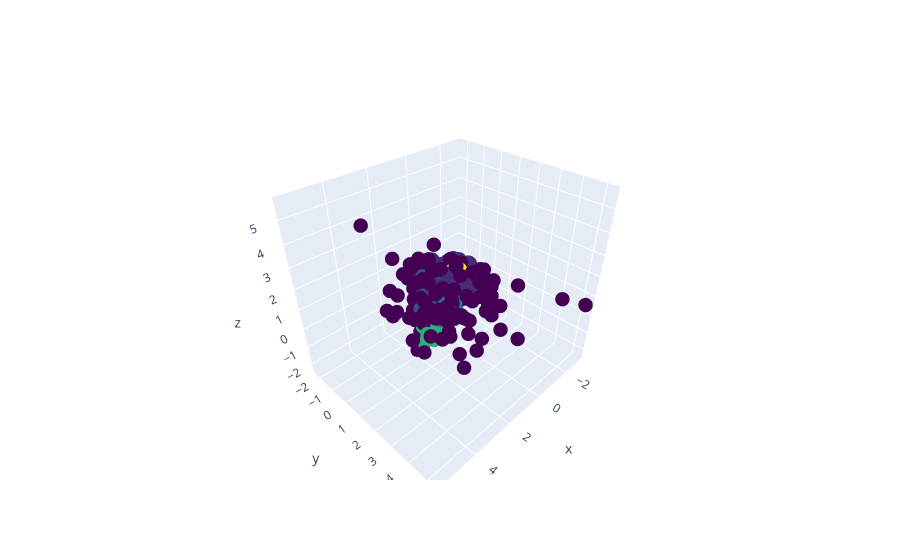

Write notebook code for a chart like this one.
### Code cell
##Визуализация с PCA

pcaDB = PCA(n_components=3)
pcaDB_HFRD = pcaDB.fit_transform(HFRD_scale)
fig = go.Figure(
    go.Scatter3d(mode='markers',
                 x = pcaDB_HFRD[:, 0],
                 y = pcaDB_HFRD[:, 1],
                 z = pcaDB_HFRD[:, 2],
                 marker=dict(size = 5, color = HFRD['cluster'], colorscale = 'viridis')
                )
)
    
fig.show()
HFRD["cluster"].value_counts()

### Figure 1 — Plotly figure (JSON) as saved in the notebook; plotly's stock layout.template omitted (floating-point values rounded to 4 significant figures; data arrays with more than 128 entries replaced by an {"elided": "..."} marker saying what was removed)
{"data": [{"marker": {"color": {"elided": "299 int values"}, "colorscale": [[0, "#440154"], [0.1111, "#482878"], [0.2222, "#3e4989"], [0.3333, "#31688e"], [0.4444, "#26828e"], [0.5556, "#1f9e89"], [0.6667, "#35b779"], [0.7778, "#6ece58"], [0.8889, "#b5de2b"], [1, "#fde725"]], "size": 5}, "mode": "markers", "type": "scatter3d", "x": {"elided": "299 float values"}, "y": {"elided": "299 float values"}, "z": {"elided": "299 float values"}}], "layout": {}}
